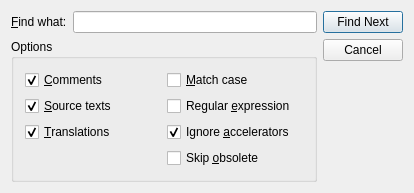
<?xml version="1.0" encoding="UTF-8"?>
<ui version="4.0">
 <comment>*********************************************************************
**
** Copyright (C) 2021 The Qt Company Ltd.
** Contact: https://www.qt.io/licensing/
**
** This file is part of the Qt Linguist of the Qt Toolkit.
**
** $QT_BEGIN_LICENSE:COMM$
**
** Commercial License Usage
** Licensees holding valid commercial Qt licenses may use this file in
** accordance with the commercial license agreement provided with the
** Software or, alternatively, in accordance with the terms contained in
** a written agreement between you and The Qt Company. For licensing terms
** and conditions see https://www.qt.io/terms-conditions. For further
** information use the contact form at https://www.qt.io/contact-us.
**
** $QT_END_LICENSE$
**
**
**
**
**
**
**
**
****************************************************************************</comment>
 <class>FindDialog</class>
 <widget class="QDialog" name="FindDialog">
  <property name="geometry">
   <rect>
    <x>0</x>
    <y>0</y>
    <width>414</width>
    <height>175</height>
   </rect>
  </property>
  <property name="sizePolicy">
   <sizepolicy hsizetype="Preferred" vsizetype="Maximum">
    <horstretch>0</horstretch>
    <verstretch>0</verstretch>
   </sizepolicy>
  </property>
  <property name="windowTitle">
   <string>Find</string>
  </property>
  <property name="whatsThis">
   <string>This window allows you to search for some text in the translation source file.</string>
  </property>
  <layout class="QHBoxLayout">
   <property name="leftMargin">
    <number>11</number>
   </property>
   <property name="topMargin">
    <number>11</number>
   </property>
   <property name="rightMargin">
    <number>11</number>
   </property>
   <property name="bottomMargin">
    <number>11</number>
   </property>
   <item>
    <layout class="QVBoxLayout">
     <item>
      <layout class="QHBoxLayout">
       <item>
        <widget class="QLabel" name="findWhat">
         <property name="text">
          <string>&amp;Find what:</string>
         </property>
         <property name="buddy">
          <cstring>led</cstring>
         </property>
        </widget>
       </item>
       <item>
        <widget class="QLineEdit" name="led">
         <property name="whatsThis">
          <string>Type in the text to search for.</string>
         </property>
        </widget>
       </item>
      </layout>
     </item>
     <item>
      <widget class="QGroupBox" name="groupBox">
       <property name="title">
        <string>Options</string>
       </property>
       <layout class="QGridLayout">
        <item row="1" column="1">
         <widget class="QCheckBox" name="useRegExp">
          <property name="whatsThis">
           <string>Lets you use a Perl-compatible regular expression</string>
          </property>
          <property name="text">
           <string>Regular &amp;expression</string>
          </property>
         </widget>
        </item>
        <item row="0" column="1">
         <widget class="QCheckBox" name="matchCase">
          <property name="whatsThis">
           <string>Texts such as 'TeX' and 'tex' are considered as different when checked.</string>
          </property>
          <property name="text">
           <string>&amp;Match case</string>
          </property>
         </widget>
        </item>
        <item row="1" column="0">
         <widget class="QCheckBox" name="sourceText">
          <property name="whatsThis">
           <string>Source texts are searched when checked.</string>
          </property>
          <property name="text">
           <string>&amp;Source texts</string>
          </property>
          <property name="checked">
           <bool>true</bool>
          </property>
         </widget>
        </item>
        <item row="3" column="1">
         <widget class="QCheckBox" name="skipObsolete">
          <property name="whatsThis">
           <string>Obsoleted messages are skipped when checked.</string>
          </property>
          <property name="text">
           <string>Skip &amp;obsolete</string>
          </property>
         </widget>
        </item>
        <item row="0" column="0">
         <widget class="QCheckBox" name="comments">
          <property name="whatsThis">
           <string>Comments and contexts are searched when checked.</string>
          </property>
          <property name="text">
           <string>&amp;Comments</string>
          </property>
          <property name="checked">
           <bool>true</bool>
          </property>
         </widget>
        </item>
        <item row="2" column="1">
         <widget class="QCheckBox" name="ignoreAccelerators">
          <property name="text">
           <string>Ignore &amp;accelerators</string>
          </property>
          <property name="checked">
           <bool>true</bool>
          </property>
         </widget>
        </item>
        <item row="2" column="0">
         <widget class="QCheckBox" name="translations">
          <property name="whatsThis">
           <string>Translations are searched when checked.</string>
          </property>
          <property name="text">
           <string>&amp;Translations</string>
          </property>
          <property name="checked">
           <bool>true</bool>
          </property>
         </widget>
        </item>
       </layout>
      </widget>
     </item>
    </layout>
   </item>
   <item>
    <layout class="QVBoxLayout">
     <item>
      <widget class="QPushButton" name="findNxt">
       <property name="whatsThis">
        <string>Click here to find the next occurrence of the text you typed in.</string>
       </property>
       <property name="text">
        <string>Find Next</string>
       </property>
       <property name="default">
        <bool>true</bool>
       </property>
       <property name="flat">
        <bool>false</bool>
       </property>
      </widget>
     </item>
     <item>
      <widget class="QPushButton" name="cancel">
       <property name="whatsThis">
        <string>Click here to close this window.</string>
       </property>
       <property name="text">
        <string>Cancel</string>
       </property>
      </widget>
     </item>
     <item>
      <spacer>
       <property name="orientation">
        <enum>Qt::Vertical</enum>
       </property>
       <property name="sizeType">
        <enum>QSizePolicy::Expanding</enum>
       </property>
       <property name="sizeHint" stdset="0">
        <size>
         <width>20</width>
         <height>51</height>
        </size>
       </property>
      </spacer>
     </item>
    </layout>
   </item>
  </layout>
 </widget>
 <layoutdefault spacing="6" margin="11"/>
 <tabstops>
  <tabstop>led</tabstop>
  <tabstop>findNxt</tabstop>
  <tabstop>cancel</tabstop>
  <tabstop>comments</tabstop>
  <tabstop>sourceText</tabstop>
  <tabstop>translations</tabstop>
  <tabstop>matchCase</tabstop>
 </tabstops>
 <resources/>
 <connections>
  <connection>
   <sender>cancel</sender>
   <signal>clicked()</signal>
   <receiver>FindDialog</receiver>
   <slot>reject()</slot>
   <hints>
    <hint type="sourcelabel">
     <x>372</x>
     <y>58</y>
    </hint>
    <hint type="destinationlabel">
     <x>373</x>
     <y>109</y>
    </hint>
   </hints>
  </connection>
 </connections>
</ui>
